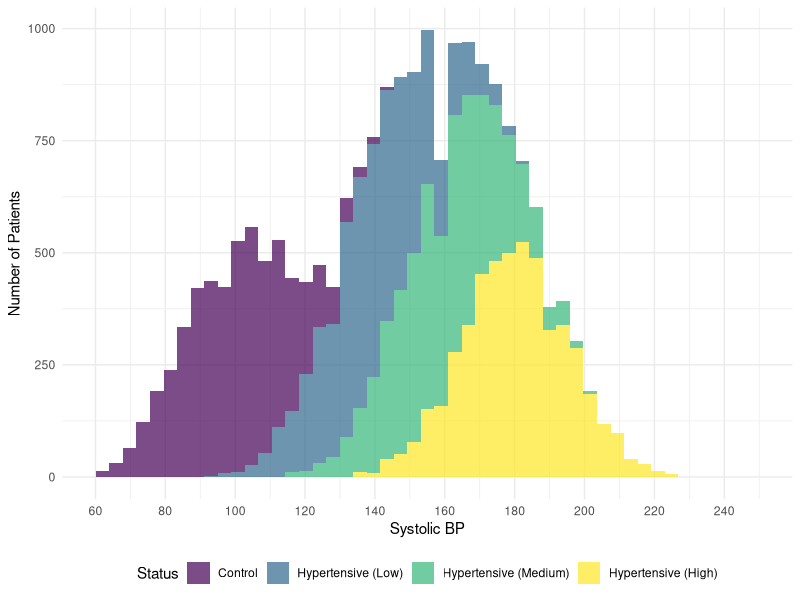
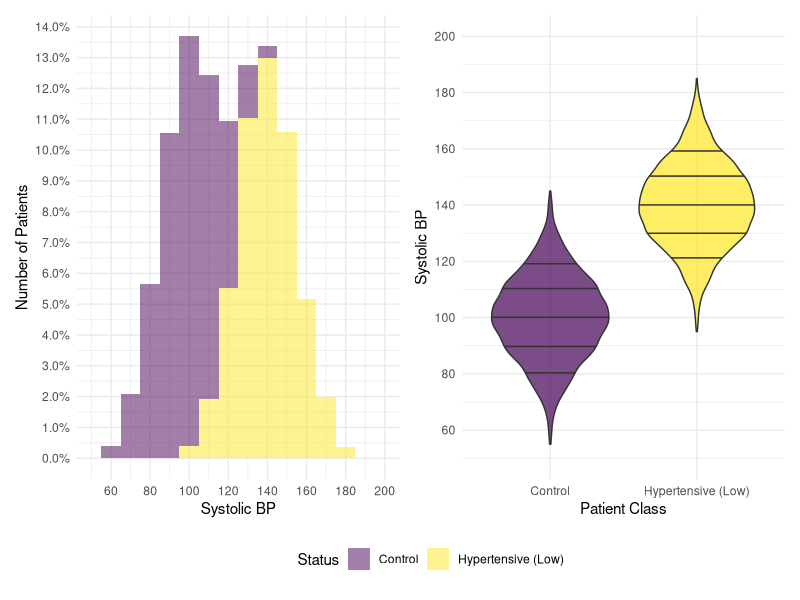
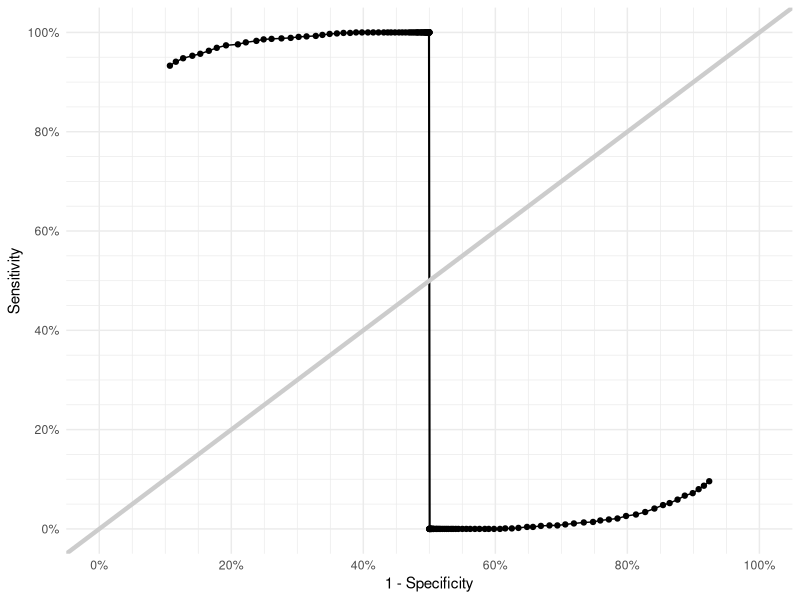
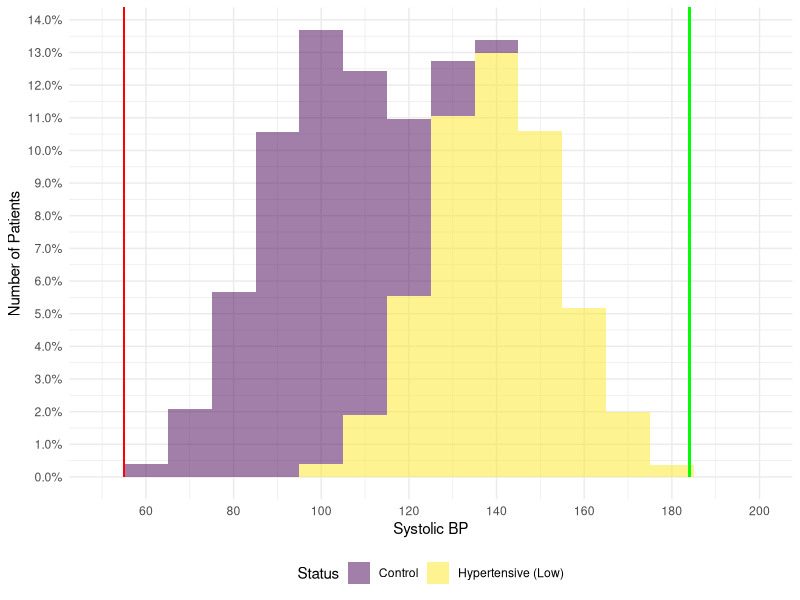

These figures' R source, in order:
## ---- chunk 1
#| label: setup
#| echo: false
#| include: false


knitr::opts_chunk$set( # nolint: extraction_operator_linter.
    collapse = TRUE,
    comment = "#>",
    cache = FALSE,
    echo = FALSE,
    message = FALSE,
    warning = FALSE,
    fig.path = "images/"
)

suppressPackageStartupMessages({
    library(tidyverse)
    library(patchwork)
})
## ---- chunk 2
#| label: data_generation
#| include: true
#| echo: true
#| code-fold: false

set.seed(1989L)

generate_random_data <- function(n, mu, sigma) {
    # Calculate the lower bound of possible values up to 4 SDs away
    lower_bound <- floor(mu - (sigma * 3L))

    # Calculate the upper bound of possible values up to 4 SDs away
    upper_bound <- ceiling(mu + (sigma * 3L))

    # Generate the full range of values
    possible_values <- lower_bound:upper_bound

    # Calculate the vector of probabilities for each value
    probabilities <- dnorm(possible_values, mean = mu, sd = sigma)

    # Sample values from the possible_values vector with replacement
    # using the probabilities we generated
    sample(possible_values, size = n, replace = TRUE, prob = probabilities)
}

controls <- generate_random_data(n = 5000L, mu = 100L, sigma = 15L)
cases_low <- generate_random_data(n = 5000L, mu = 140L, sigma = 15L)
cases_medium <- generate_random_data(n = 5000L, mu = 160L, sigma = 15L)
cases_high <- generate_random_data(n = 5000L, mu = 180L, sigma = 15L)

patient_ids <- sprintf("P%05d", 1L:20000L)

sim_data <- tibble(
    ID = patient_ids,
    ST = as_factor(c(
        rep("CTL", 5000L), rep("HTN_l", 5000L),
        rep("HTN_m", 5000L), rep("HTN_h", 5000L)
    )),
    BP = c(controls, cases_low, cases_medium, cases_high)
)
## ---- chunk 3
#| label: tbl-summary-statistic
#| tbl-cap: "Summary Statistics for each Cohort"
#| tbl-cap-location: bottom

sim_data |>
    group_by(ST) |>
    summarize(
        Count = n(),
        Minimum = min(BP),
        Mean = mean(BP),
        Median = median(BP),
        Maximum = max(BP),
        `Std. Dev` = sd(BP)
    ) |>
    mutate(Condition = case_when(
        ST == "CTL" ~ "Control",
        ST == "HTN_l" ~ "Hypertension (Low)",
        ST == "HTN_m" ~ "Hypertension (Medium)",
        ST == "HTN_h" ~ "Hypertension (High)",
    )) |>
    select(Condition, everything(), -ST) |>
    knitr::kable(
        digits = 2L
    )
## ---- chunk 4
#| label: fig-exploratory-visualization
#| fig-cap: "Systolic Blood Pressure Distribution across groups"

g <- ggplot(sim_data, aes(x = BP, group = ST, fill = ST))

p <- g +
    geom_histogram(bins = 50L) +
    xlab("Systolic BP") + ylab("Number of Patients") +
    scale_x_continuous(limits = c(60L, 250L), breaks = seq(0L, 500L, 20L)) +
    scale_fill_viridis_d(
        name = "Status",
        breaks = c("CTL", "HTN_l", "HTN_m", "HTN_h"),
        labels = c("Control", "Hypertensive (Low)", "Hypertensive (Medium)", "Hypertensive (High)"),
        alpha = 0.7
    ) +
    theme_minimal() +
    guides(fill = guide_legend(position = "bottom"))

p
## ---- chunk 5
#| label: utility_methods

# Calculate parameters for the dataset, given a threshold
calculate_results <- function(dataset, threshold) {
    augmented_dataset <- dataset |>
        mutate(PST = as_factor(if_else(BP <= threshold, "CTL", "HTN")))

    levels(augmented_dataset$PST) <- c("CTL", "HTN")

    tabulated <- with(augmented_dataset, table(ST, PST))


    TN <- tabulated[1L]
    FN <- tabulated[2L]
    FP <- tabulated[3L]
    TP <- tabulated[4L]
    Sn <- TP / (FP + TP)
    Sp <- TN / (TN + FN)
    Ac <- (TN + TP) / (TN + TP + FN + FP)

    list(
        TN = TN,
        FN = FN,
        FP = FP,
        TP = TP,
        Sn = Sn,
        Sp = Sp,
        Ac = Ac
    )
}


calculate_roc_paramaters <- function() {

}

generate_roc_curve <- function(input_parameters) {
    computed_parameters <- input_parameters |>
        mutate(
            y = if_else(is.na(Sn), 0L, Sn),
            x = 1L - if_else(is.na(Sp), 0L, Sp)
        ) |>
        arrange(TH)

    g <- ggplot(computed_parameters, aes(y = y, x = x))

    g + geom_point() +
        geom_line() +
        geom_abline(slope = 1L, color = "grey80", lwd = 1.5) +
        scale_x_continuous(
            limits = c(0L, 1L),
            breaks = seq(0L, 1L, 0.20),
            minor_breaks = seq(0L, 1L, 0.05),
            labels = scales::percent_format()
        ) +
        scale_y_continuous(
            limits = c(0L, 1L),
            breaks = seq(0L, 1L, 0.20),
            minor_breaks = seq(0L, 1L, 0.05),
            labels = scales::percent_format()
        ) +
        xlab("1 - Specificity") + ylab("Sensitivity") +
        theme_minimal()
}

roundX <- function(nums) {
    # Ensure the input is a numeric vector of length 2
    stopifnot(length(nums) == 2L)

    # Round the lower bound down to the nearest multiple of 10
    low <- floor(nums[1L] / 10L) * 10L

    # Round the upper bound up to the nearest multiple of 10
    high <- ceiling(nums[2L] / 10L) * 10L

    # Return the rounded bounds as a vector
    c(low, high)
}
## ---- chunk 6
#| label: fig-summary-figures-low

sim_data_l <- sim_data |>
    filter(ST %in% c("CTL", "HTN_l")) |>
    droplevels()

g_l_hist <- ggplot(sim_data_l, aes(x = BP, group = ST, fill = ST))

p_l_hist <- g_l_hist +
    geom_histogram(aes(y = after_stat(count / sum(count))), binwidth = 10L) +
    xlab("Systolic BP") + ylab("Number of Patients") +
    scale_x_continuous(limits = c(50L, 200L), breaks = seq(0L, 500L, 20L)) +
    scale_y_continuous(
        labels = scales::percent_format(),
        breaks = seq(0L, 1L, 0.01),
        minor_breaks = seq(0L, 1L, 0.005)
    ) +
    scale_fill_viridis_d(
        name = "Status",
        breaks = c("CTL", "HTN_l"),
        labels = c("Control", "Hypertensive (Low)"),
        alpha = 0.5
    ) +
    theme_minimal() +
    guides(fill = guide_legend(position = "bottom"))

g_l_boxplot <- ggplot(sim_data_l, aes(x = ST, y = BP, fill = ST))

p_l_boxplot <- g_l_boxplot +
    geom_violin(width = 0.8, draw_quantiles = c(0.10, 0.25, 0.5, 0.75, 0.90)) +
    ylab("Systolic BP") +
    scale_y_continuous(limits = c(50L, 200L), breaks = seq(0L, 500L, 20L)) +
    scale_x_discrete(
        name = "Patient Class",
        breaks = c("CTL", "HTN_l"),
        labels = c("Control", "Hypertensive (Low)")
    ) +
    scale_fill_viridis_d(
        name = "Status",
        breaks = c("CTL", "HTN_l"),
        labels = c("Control", "Hypertensive (Low)"),
        alpha = 0.7
    ) +
    theme_minimal() +
    guides(fill = "none")

p <- (p_l_hist + p_l_boxplot) / guide_area() +
    plot_layout(
        widths = c(2L, 1L), heights = c(9L, 1L),
        guides = "collect", axis_titles = "collect"
    )

p
## ---- chunk 7
#| label: threshold_determination_low

thresholds_range <- roundX(range(sim_data_l[["BP"]]))

thresholds <- thresholds_range[1L]:thresholds_range[2L]

computed_parameters_l <- thresholds |>
    set_names() |>
    map(~ calculate_results(sim_data_l, .x)) |>
    bind_rows(.id = "TH") |>
    mutate(
        TH = as.numeric(TH),
        across(where(is.numeric), ~ round(.x, 3L))
    ) |>
    filter(!is.na(Sn), !is.na(Sp))


start_threshold <- computed_parameters_l |>
    filter(TH == min(TH))

max_accuracy <- computed_parameters_l |>
    filter(Ac == max(Ac))

max_sensitivity <- computed_parameters_l |>
    filter(Sn == max(Sn)) |>
    slice_tail(n = 1L)

max_specificity <- computed_parameters_l |>
    filter(Sp == max(Sp))

min_accuracy <- computed_parameters_l |>
    filter(Ac == min(Ac)) |>
    slice_tail(n = 1L)

min_sensitivity <- computed_parameters_l |>
    filter(Sn == min(Sn)) |>
    filter(Sp == min(Sp))

min_specificity <- computed_parameters_l |>
    filter(Sp == min(Sp))

end_threshold <- computed_parameters_l |>
    filter(TH == max(TH))
## ---- chunk 8
#| label: fig-roc-l

generate_roc_curve(computed_parameters_l)
## ---- chunk 9
#| label: fig-annotated-histogram


p_l_hist +
    geom_segment(
        x = start_threshold[["TH"]],
        y = 0L,
        xend = start_threshold[["TH"]],
        yend = Inf,
        color = "red"
    ) +
    geom_segment(
        x = end_threshold[["TH"]],
        y = 0L,
        xend = end_threshold[["TH"]],
        yend = Inf,
        color = "red"
    ) +
    geom_segment(
        x = max_sensitivity[["TH"]],
        y = 0L,
        xend = max_sensitivity[["TH"]],
        yend = Inf,
        color = "green"
    )
# geom_text(aes(
#     x = start_threshold[["TH"]], y = after_stat(y) * 1.05,
#     label = "Start"
# ), color = "red", angle = 90L, vjust = -0.5)
# Adding text labels slightly above the histogram
# geom_text(aes(x = start_threshold[["TH"]], y = max(..count..) * 1.05,
#               label = "Start"), color = "red", angle = 90, vjust = -0.5) +
# geom_text(aes(x = end_threshold[["TH"]], y = max(..count..) * 1.05,
#               label = "End"), color = "red", angle = 90, vjust = -0.5) +
# geom_text(aes(x = max_accuracy[["TH"]], y = max(..count..) * 1.05,
#               label = "Max Acc"), color = "green", angle = 90, vjust = -0.5)
